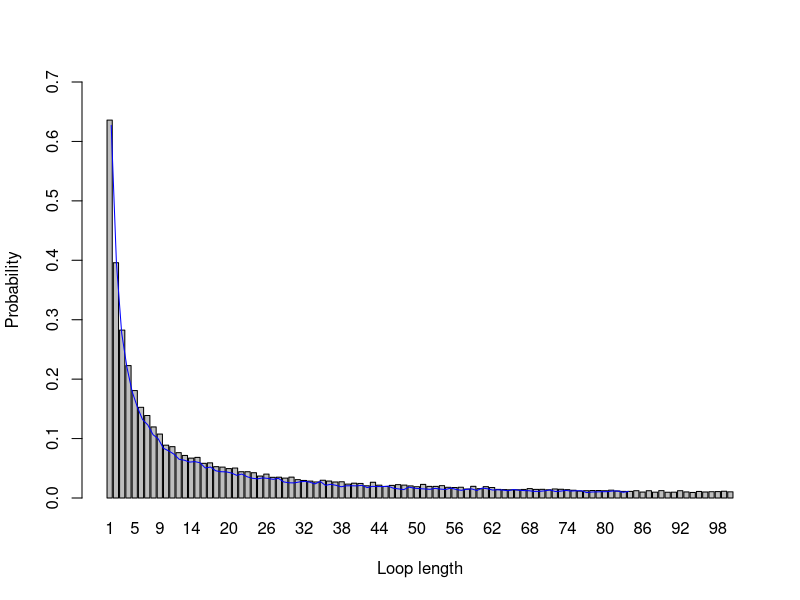

Source code (R):
# Group 18
# Member: Shangyun Sun(S2330859); Ziyi Gu(S2307232); Mengyao Zhang(S2049018).

# Github repo: https://github.com/SSYTOMATO/Groupwork18.git

# Shangyun Sun: wrote the function Unit, Pone and corresponding comments;
#               visualized the probability.
# Ziyi Gu: wrote part of the function dloop and corresponding comments;
#          provided all examples' codes and analysis.
# Mengyao Zhang: wrote the function Pall and part of the function dloop;
#                wrote the overview comment and comments for function Pall.
# Each of us double-checked and optimized others' codes.
# Everyone undertook roughly 1/3 of the work.

#-------------------------------------------------------------------------------

# This code tries to solve a particular problem by three different strategies,
# estimate the probability of success of each strategy by stochastic simulation
# and do some investigation of one strategy which performs surprisingly better.

# The problem: A room contains 2n boxes numbered from 1 to 2n. There are 2n
#              cards, each printed with a unique number from 1 to 2n and
#              randomly placed one in each box. 2n prisoners numbered from 1 to
#              2n need to find the card with their number on it by opening a 
#              maximum on n boxes. After each prisoner’s go, the room is set to
#              its original state and communication is not allowed. If all
#              prisoners succeed in finding their number, then they all go free.

# Strategy 1: The prisoner starts at the box with their number on it, opens it
#             and find the card with number k. If k is not their prisoner number,
#             they go to box number k, open it and repeat the process until they
#             have either found the card with their number on it, or opened n 
#             boxes without finding it.
# Strategy 2: As strategy 1, but starting from a randomly selected box.
# Strategy 3: They open n boxes at random, checking each card for their number.

#-------------------------------------------------------------------------------

# a pre function

Unit <- function(n,k,first,box){
  
# Function unit is a pre-function for other functions later, which is used to 
# determine whether prisoners can successful within n times.

# Input: n (the maximum number that boxes can be opened)
#        k (the index of the first prisoner)
#        first (the index of the first box we chosen)
#        box (the integer simulated randomly, which represents the number on the
#        card contained in each box)
# Output: an integer which is marked as 1 when it success, otherwise marked as 0
  
  box_index <- first
  success <- 0  # 1 represents success, 0 represents failure
  
  for (i in 1:n){  # loop for n times, because maximum number of opened box is n
    if (k != box[box_index]){  # if k is not the prisoner's number
      box_index <- box[box_index]   # prisoner goes to box number k
                                    # open it and repeat the process
      
    } else {
      success <- 1  # when the card number equals to prisoner's number, the
                    # experiment is successful; set success as 1, and stop loop
      break
    }
  }
  success
}

#-------------------------------------------------------------------------------

# function Pone

Pone <- function(n,k,strategy,nreps=10000){
  
# Function pone is used to estimate probability of single prisoners success in  
# each strategy within nreps experiments. 
  
# Input: n (used to calculate the number of prisoners (2*n) and box (2*n))
#        k (the index of the first prisoner)
#        strategy (can equal to 1,2,3, represents 3 strategies respectively)
#        nreps (the amount of experiments, which is defaulted to 10000)
# Output: a float which is the probability 1 prisoner can find his or her number
  
  success <- 0
    
    # strategy 1
  if (strategy == 1){         # decide to use which stategy
    for (rep in 1:nreps){     # loop for nreps experiments
      box <- sample(2*n,2*n)  # random simulate the card's number in boxes
      success <- success + Unit(n,k,k,box)  # calculate the number of success
    }
  }
    
    # strategy 2
  else if (strategy == 2){
    for (rep in 1:nreps){
      box <- sample(2*n,2*n)
      first <- sample(2*n,1)  # start the experiment with random selected box
      success <- success + Unit(n,k,first,box)
    }
  }
  
    # strategy 3
  else if(strategy == 3){
    for (rep in 1:nreps){
      choice <-sample(2*n,n)  # open n boxes at random
      success <- success + k %in% choice  # if k is in those opened box's card
                                          # number, we think experiment success
    }
  } 
  success/nreps  # success probability = (the number of simulations with
                 # result of success) / (the total number of simulations)
}

#-------------------------------------------------------------------------------

# function Pall

Pall <- function(n,strategy,nreps=10000){

# Estimate the probability of all prisoners finding their number
# By stochastic simulation
  
# Input: n (the maximum number of boxes one prisoner can open, also, 2n is
#           the number of prisoners, boxes and cards)
#        strategy (take values of 1, 2, 3,
#                  corresponding to strategies stated above)
#        nreps (the number of replicate simulations to run in order to
#               estimate the probability, with default value 10000)
# Output: a float which is the probability of all prisoners finding their number
  
  success_num <- 0  # the times of simulations with result of success
  
  # strategy 1
  if (strategy == 1){
    for (rep in 1:nreps){     # loop for every simulation
      success <- 1            # 1 represents success, 0 represents failure
      box <- sample(2*n,2*n)  # place 2n card randomly
      for (k in 1:(2*n)){     # loop for every prisoner
        success <- success * Unit(n,k,k,box)  # variable success will remain 1
                                              # if every prisoner successes, but
                                              # will be 0 if any one fails
        if (success == 0){break}  # fail, no need to continue
      }
    success_num <- success_num + success  # if success, success_num will add 1
    }
  }
  
  # strategy 2
  else if (strategy == 2){      # similar as the strategy 1
    for (rep in 1:nreps){
      success <- 1
      box <- sample(2*n,2*n)
      for (k in 1:(2*n)){
        first <- sample(2*n,1)  # randomly choose the first box
        success <- success * Unit(n,k,first,box)
        if (success == 0){break}
      }
      success_num <- success_num + success  
    }
  }
  
  # strategy 3
  else {
    for (rep in 1:nreps){
      success <- 1
      for (k in 1:(2*n)){
        choice <-sample(2*n,n)  # randomly choose half of boxes 
        success <- success * k %in% choice # whether the prisoner's number is in
                                           # the boxes he chooses
        if (success == 0){break}
      }
      success_num <- success_num + success
    }
  } 
  
  success_num/nreps  # success probability = (the number of simulations with
                     # result of success) / (the total number of simulations) 
}

#-------------------------------------------------------------------------------

# Example codes for n = 5 and 50 with three different strategies
# results for each n is shown in a matrix
# row i is the result of strategy i
# column 1 is individual probability and column 2 is joint success probability

# n = 5
matrix_n5 <- matrix(0,3,2)
for (strategy in 1:3){
  matrix_n5[strategy,1] <- Pone(5,1,strategy)
  matrix_n5[strategy,2] <- Pall(5,strategy)
}
matrix_n5

# n = 50
matrix_n50 <- matrix(0,3,2)
for (strategy in 1:3){
  matrix_n50[strategy,1] <- Pone(50,1,strategy)
  matrix_n50[strategy,2] <- Pall(50,strategy)
}
matrix_n50

# Remarks on the result
# Individual success probability of each strategy range from about 0.4 to 0.5.
# The difference among each probability is not large.
# However, there is huge difference in joint probability. 
# Joint success probability of strategy 1 is surprisingly high, with about 0.3,
# but Joint success probability of strategy 2&3 are close to 0.
# The result is more obvious when n becomes larger.

#-------------------------------------------------------------------------------

# function dloop

dloop <- function(n,nreps=10000){
  
# Function dloop is used to estimate probability of each loop length from 1
# to 2n occurring at least once in a random shuffling of cards to boxes
  
# Input: n (2n is used to calculate the number of boxes, loop length and 
#           number of frequency of each loop length)
#        nreps (the number of replicate simulations to run in order to 
#               estimate the probability, with default value 10000)
# Output: a 2n vector of probabilities of each loop length occurring at
#         least once in a random shuffling of cards to boxes
  
    freq <- rep(0,2*n)    # number of each loop length occurring 
  for (reps in 1:nreps){  # loop for nreps simulations
    u <- sample(2*n,2*n)  # generate cards number in boxes
    u_index <- 1:(2*n)    # a vector of box number
    len_list <- c()       # a vector to store the loop length
    while (length(u_index) != 0){  # while there are still boxes to be opened
      first <- u_index[1] # the first box number 
      k <- first          # box number with initial value equal to first
      ring <- k           # loop starting with number k
      length <- 1         # loop length with initial value 1
      while (u[k] != first){  # while card number in box k is not equal to
                              # the first box number
        k <- u[k]             # let box number equal to the card number 
        length <- length + 1  # loop length increases 1
        ring <- c(ring,k)     # add the new box number to the loop
      }
      u_index <- u_index[-which(u_index %in% ring)] # remove the box number used
      len_list <- c(len_list,length)                # store this loop length
    }
    # add one to the corresponding loop length frequency 
    freq[which(1:(2*n) %in% len_list)] <- freq[which(1:(2*n) %in% len_list)] + 1
  }
  freq/nreps # probability = (the number of simulations with result of freq) / 
             # (the total number of simulations)
}


test <- dloop(50)
# Since loop with length greater than 50 only occurs at most once in each 
# simulation, this is mutually exclusive to the event that there is no loop 
# length greater than 50.
prob <- 1 - sum(test[51:100])
prob



# Q6
x<-seq(1,100)

barplot(dloop(50),names=x,xlab = 'Loop length',ylab = 'Probability',ylim = c(0,0.7))
lines(x,dloop(50),type="l",col="blue")

# Analysis:
# When we perform the experiment with n=50. We can see from the graph 
# that a loop of length 1 has a higher probability compared to the other lengths.
# And as the length increases, the probability decreases abruptly. 
# When the length of the loop exceeds 50, the probability tends to zero.
# This is keeping up with our rules that the maximum number of boxes 
# that can be opened is n=50, otherwise it is considered a failure. 
# Therefore the probability of success in a loop of these lengths should be 0.
